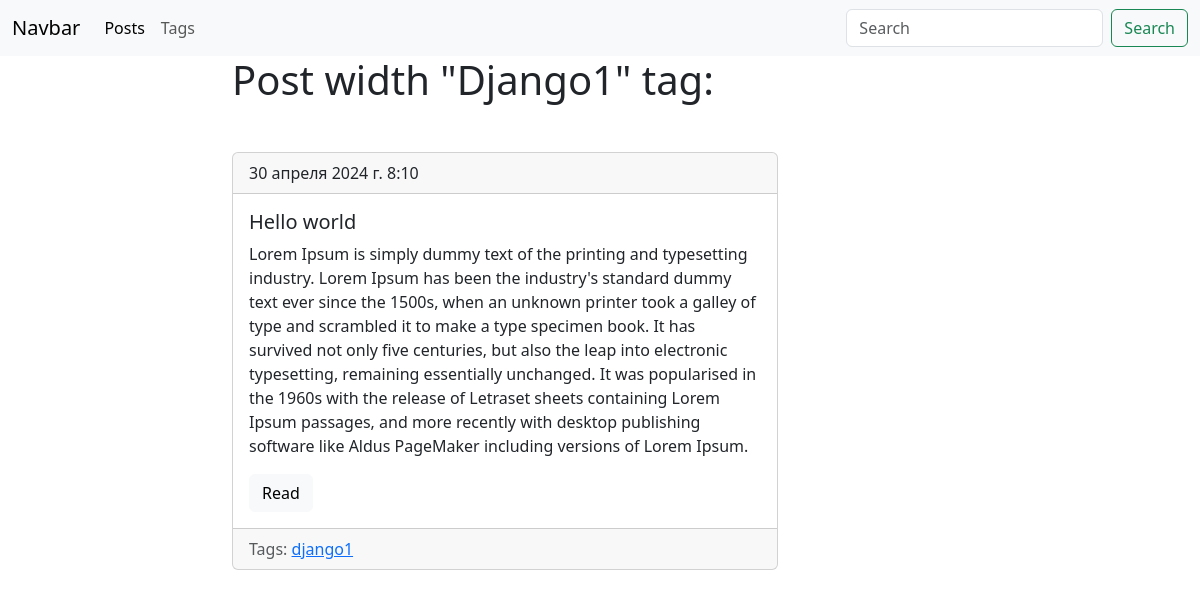
/blog/tag/django1/, run on the app's committed database.
### blog/models.py (models this page shows, shortened)
class Tag(models.Model):
     title = models.CharField(max_length=50)
     slug = models.SlugField(max_length=50, blank=True ,  unique = True)
     def get_absolute_url(self):
          return reverse('tag_detail_url', kwargs = {'slug':self.slug})
     class Meta:
          ordering = ['title']

class Post(models.Model):
     title = models.CharField(max_length = 150, db_index = True)
     slug = models.SlugField(max_length = 150, blank=True, unique = True)
     bodu = models.TextField(blank = True, db_index = True)
     date_pub = models.DateTimeField(auto_now_add = True)
     tags = models.ManyToManyField('Tag', blank=True, related_name='posts')
     def get_absolute_url(self):
         return reverse("post_detail_url", kwargs={'slug':self.slug})
     class Meta:
          ordering = ['-date_pub']

### blog/views.py (the view)
# urls.py: path('tag/<str:slug>/', Tag_detail.as_view() , name='tag_detail_url'),
class Tag_detail(ObjectDetailMixin,View):
    model = Tag
    template =  'blog/tag_detail.html'

### blog/utils.py (called while the page is built)
    def get(self,request,slug):
            obj  = get_object_or_404(self.model,slug__iexact=slug)
            return render(request, self.template, context = {self.model.__name__.lower(): obj, 'admin_object':obj , 'detail':True})

### blog/templates/blog/tag_detail.html (shortened to what this page needs)
{%extends 'blog/base_blog.html'%}
{%block content %}
<h1 class = "mb-5"> Post width "{{tag.title|title}}"  tag: </h1>
{%for post in tag.posts.all%}
{% include 'blog/includes/post_cardTempletes.html'%}
{%endfor%}
{%endblock%}

### blog/templates/blog/base_blog.html (shortened to what this page needs)
{%extends 'base.html'%}

### templates/base.html (shortened to what this page needs)
<!DOCTYPE html>
{% load static %}
<html>
  <head>
    <link
      href="https://cdn.jsdelivr.net/npm/bootstrap@5.3.3/dist/css/bootstrap.min.css"
      rel="stylesheet"
    />
    <link rel ="stylesheet" href="{% static 'css/styles.css'%}">
  </head>
  <body>
    <nav class="navbar navbar-expand-lg bg-body-tertiary  data-bs-theme='dark'">
      <div class="container-fluid">
        <a class="navbar-brand" href="#">Navbar</a>
        <div class="collapse navbar-collapse" id="navbarSupportedContent">
          <ul class="navbar-nav me-auto mb-2 mb-lg-0">
            <li class="nav-item">
              <a class="nav-link active" aria-current="page" href="{% url 'posts_list_url' %}">Posts</a>
            </li>
            <li class="nav-item">
              <a class="nav-link" href="{% url 'tags_list_url'%}">Tags</a>
            </li>
          </ul>
          <form class="d-flex" role="search" action="{% url 'posts_list_url' %}">
            <input class="form-control me-2" type="search" placeholder="Search" aria-label="Search" name="search">
            <button class="btn btn-outline-success" type="submit">Search</button>
          </form>
        </div>
      </div>
    </nav>
    <div class="container">
      <div class=row>
          <div class="col-6 offset-md-2">
            {% block content %}{% endblock %}
          </div>
        </div>
      </div>
  </body>
</html>

### blog/templates/blog/includes/post_cardTempletes.html
<div class="card">
    <div class="card-header">{{post.date_pub}}</div>
    <div class="card-body">
      <h5 class="card-title">{{post.title}}</h5>
      <p class="card-text">{{post.bodu}}</p>
      <a href="{{post.get_absolute_url}}" class="btn btn-light">Read</a>
    </div>
    <div class="card-footer text-body-secondary">
       Tags:
       {%for tag in post.tags.all%}
        <a href = "{{tag.get_absolute_url}}">{{tag.title}}</a>
       {%endfor%}
      </div>
  </div>
  <br />

### data on the page
Tag: title "Django1", title "django1"
Post: date_pub "30 апреля 2024 г. 8:10", title "Hello world", bodu "Lorem Ipsum is simply dummy text of the printing and typesetting industry. Lorem Ipsum has been the industry's standard dummy text ever since the 1500s, when an unknown printer took a galley of type and scrambled it to make a type specimen book. It has survived not only five centuries, but also the leap into electronic typesetting, remaining essentially unchanged. It was popularised in the 1960s with the release of Letraset sheets containing Lorem Ipsum passages, and more recently with desktop publishing software like Aldus PageMaker including versions of Lorem Ipsum."
